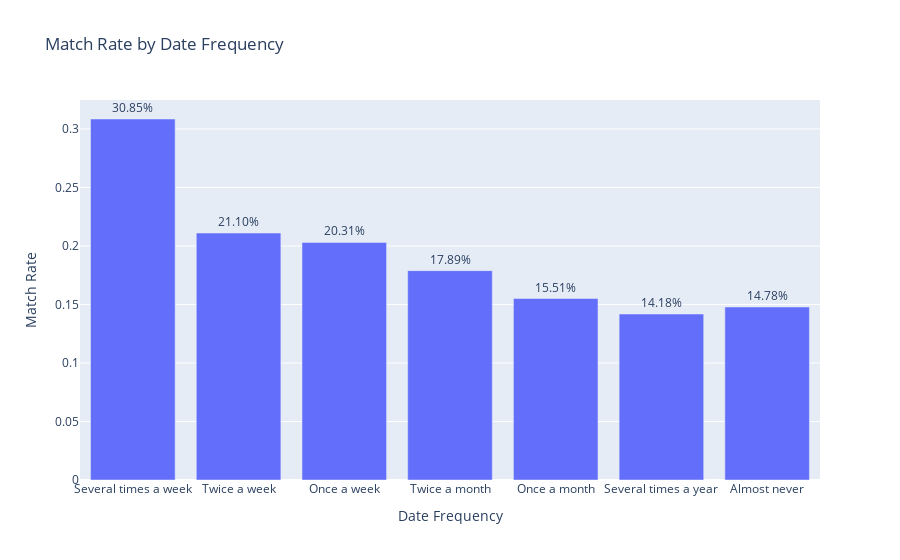

The cell this chart's notebook holds for it:
### Code cell
# Creating a histogram
fig = px.bar(xp_date_df, x='XP', y='match', title='Match Rate by Date Frequency',
             labels={'date': 'Date Frequency', 'match': 'Match Rate'},
             text='match')

fig.update_traces(texttemplate='%{text:.2%}', textposition='outside')
fig.update_layout(xaxis_title='Date Frequency',
                  yaxis_title='Match Rate')
fig.show()

### Figure 1 — Plotly figure (JSON) as saved in the notebook; plotly's stock layout.template omitted (floating-point values rounded to 4 significant figures)
{"data": [{"alignmentgroup": "True", "hovertemplate": "XP=%{x}<br>Match Rate=%{text}<extra></extra>", "legendgroup": "", "marker": {"color": "#636efa", "pattern": {"shape": ""}}, "name": "", "offsetgroup": "", "orientation": "v", "showlegend": false, "text": [0.3085, 0.211, 0.2031, 0.1789, 0.1551, 0.1418, 0.1478], "textposition": "outside", "texttemplate": "%{text:.2%}", "type": "bar", "x": ["Several times a week", "Twice a week", "Once a week", "Twice a month", "Once a month", "Several times a year", "Almost never"], "xaxis": "x", "y": [0.3085, 0.211, 0.2031, 0.1789, 0.1551, 0.1418, 0.1478], "yaxis": "y"}], "layout": {"barmode": "relative", "legend": {"tracegroupgap": 0}, "title": {"text": "Match Rate by Date Frequency"}, "xaxis": {"anchor": "y", "domain": [0, 1], "title": {"text": "Date Frequency"}}, "yaxis": {"anchor": "x", "domain": [0, 1], "title": {"text": "Match Rate"}}}}
